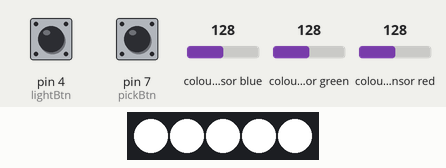
The sketch below on a simulated Arduino Uno, built with avr-gcc and run on an emulated ATmega328P. Parts: 5 RGB LEDs in strip order, left to right. Inputs (shaded band) come from the test bench; at power-on: pin 7 (pickBtn) HIGH, pin 4 (lightBtn) HIGH, colour sensor blue 128, colour sensor green 128, colour sensor red 128. Dim RGB values are drawn brighter than linear; the strip is taken to match the declared colour order.

Above: at 1.21 s.
2.6 s: pin 7 (pickBtn) pulled LOW for 0.15 s
At 3.3 s:
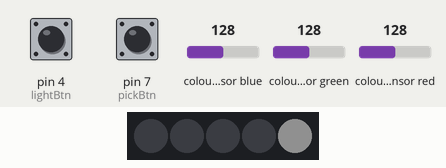
4.2 s: pin 4 (lightBtn) pulled LOW for 0.15 s
At 4.27 s:
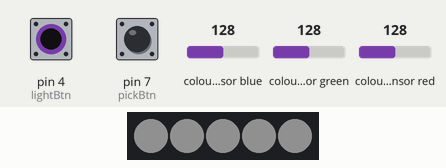
5.8 s: pin 4 (lightBtn) pulled LOW for 3.2 s
At 9.4 s:
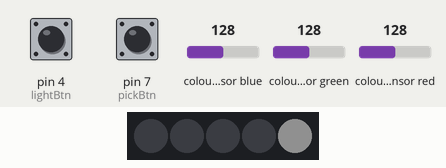
Timing chart, 0 to 10.9 s (numbered marks = the images above; inputs shaded):
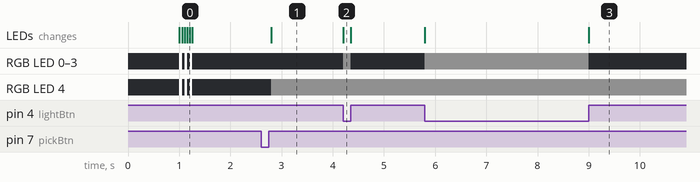

Measured:
- after the input at 2.6 s, RGB LED 4: off → RGB(16, 16, 16) after 0.19 s; the LEDs: change after 0.19 s (image 1)
- after the input at 4.2 s, RGB LED 0–3: off → RGB(16, 16, 16) at once, → off 0.15 s later; the LEDs: change at once (image 2)
- after the input at 5.8 s, RGB LED 0–3: off → RGB(16, 16, 16) at once, → off 3.2 s later; the LEDs: first change at once (image 3 shows a later state)

The sketch:

Fargelykt_indikatorLED.ino
```cpp
#include <Wire.h>
#include <Adafruit_NeoPixel.h>

#define pin 9         // Neopixel pin
#define pickBtn 7     // plukkeknapp pin
#define lightBtn 4    // tømmeknapp pin

#define numPixels 5   // antall LEDs

uint32_t clearLimit;

Adafruit_NeoPixel strip = Adafruit_NeoPixel(numPixels, pin, NEO_RGB + NEO_KHZ800);

bool pickBtnState = 1;
bool pickPreState = 1;

bool lightBtnState = 1;

uint32_t white = strip.Color(255, 255, 255);
uint32_t color;

bool debug = 0;

void setup() {
  pinMode(pickBtn, INPUT_PULLUP);
  pinMode(lightBtn, INPUT_PULLUP);

  //strip.setBrightness(brightness);
  strip.begin();
  strip.show();
  if (debug) Serial.begin(9600);

  // start kalibrering

  while (millis() < 1000) {
    //getClear();
    if (getClear() > clearLimit) clearLimit = getClear();
  }
  clearLimit += 100;

  // kalibrering ferdig, blink tre ganger for bekreftelse

  for (uint8_t j = 0; j < 3; j++) {
    for (uint8_t i = 0; i < numPixels; i++) strip.setPixelColor(i, white);
    strip.show();
    delay(50);
    for (uint8_t i = 0; i < numPixels; i++) strip.setPixelColor(i, 0);
    strip.show();
    delay(50);
  }

  // sensor klar

}

void loop() {
  pickBtnState = digitalRead(pickBtn);
  lightBtnState = digitalRead(lightBtn);

  if (pickBtnState != pickPreState) {
    if (!pickBtnState) pick();
    pickPreState = pickBtnState;
  }

  if (!lightBtnState) lightUp();
  else turnOff();

}
```

pick_n_lightup.ino
```cpp
#define refreshRate 25

void pick() {
  if (debug) Serial.println("picking");
  getColor();

  strip.setPixelColor(numPixels-1, color);
  strip.show();

}

void lightUp() {
  if (debug) Serial.println("lighting up");

  for (uint8_t i = 0; i < numPixels - 1; i++) strip.setPixelColor(i, color);
  strip.show();
}

void turnOff() {
  if (debug) Serial.println("turning off");

  for (uint8_t i = 0; i < numPixels - 1; i++) strip.setPixelColor(i, 0);
  strip.show();
}
```

sensorValues.ino
```cpp
#include "Adafruit_TCS34725.h"

// our RGB -> eye-recognized gamma color
byte gammatable[256];

Adafruit_TCS34725 tcs = Adafruit_TCS34725(TCS34725_INTEGRATIONTIME_50MS, TCS34725_GAIN_4X);


uint16_t getClear() {

  uint16_t red, grn, blu, clear;
  tcs.setInterrupt(false); // turn on LED

  delay(50); // takes 50ms to read

  tcs.getRawData(&red, &grn, &blu, &clear);
  tcs.setInterrupt(true); // turn off LED

  uint32_t sum = clear;

  return clear;
}

void getColor() {
  uint16_t red, grn, blu, clear;
  tcs.setInterrupt(false); // turn on LED

  for (uint16_t i = 0; i < 256; i++) {
    float x = i;
    x /= 255;
    x = pow(x, 2.5);
    x *= 255;
    gammatable[i] = x;
  }


  delay(50); // takes 50ms to read

  tcs.getRawData(&red, &grn, &blu, &clear);
  tcs.setInterrupt(true); // turn off LED

  uint32_t sum = red;
  sum += grn;
  sum += blu;
  sum = clear;

  float r, g, b;
  r = red; r /= sum;
  g = grn; g /= sum;
  b = blu; b /= sum;
  r *= 256; g *= 256; b *= 256;

  color = strip.Color(gammatable[(uint8_t)r], gammatable[(uint8_t)g], gammatable[(uint8_t)b]);
}
```
